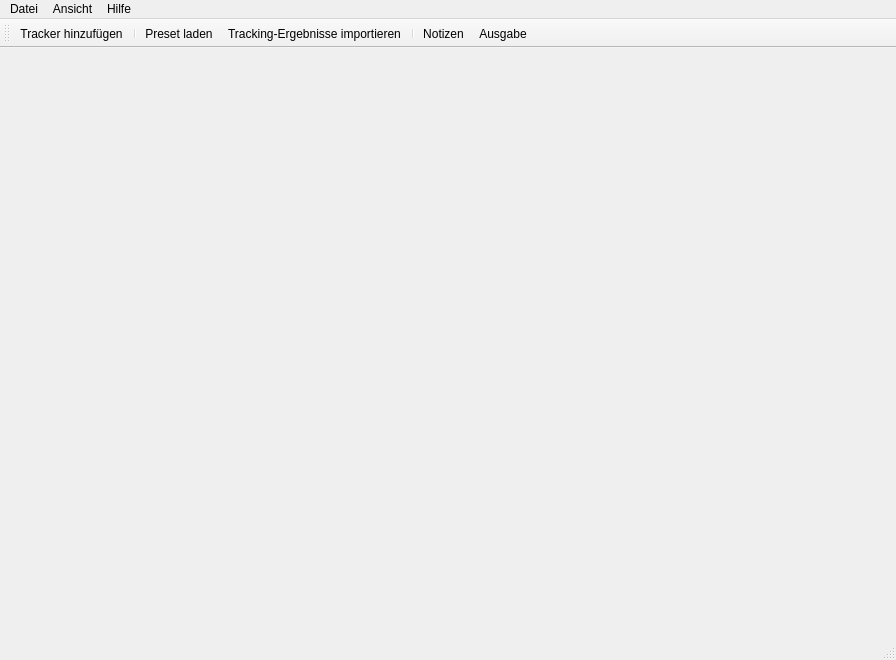
<?xml version="1.0" encoding="UTF-8"?>
<ui version="4.0">
 <class>QTTestVs10Class</class>
 <widget class="QMainWindow" name="QTTestVs10Class">
  <property name="geometry">
   <rect>
    <x>0</x>
    <y>0</y>
    <width>896</width>
    <height>660</height>
   </rect>
  </property>
  <property name="windowTitle">
   <string>PathFinder</string>
  </property>
  <property name="windowIcon">
   <iconset resource="qttestvs10.qrc">
    <normaloff>:/QTTestVs10/pathfinder.png</normaloff>:/QTTestVs10/pathfinder.png</iconset>
  </property>
  <property name="windowOpacity">
   <double>1.000000000000000</double>
  </property>
  <widget class="QWidget" name="centralWidget">
   <property name="sizePolicy">
    <sizepolicy hsizetype="Preferred" vsizetype="Preferred">
     <horstretch>0</horstretch>
     <verstretch>0</verstretch>
    </sizepolicy>
   </property>
   <layout class="QVBoxLayout" name="verticalLayout">
    <property name="spacing">
     <number>6</number>
    </property>
    <property name="margin">
     <number>0</number>
    </property>
   </layout>
  </widget>
  <widget class="QMenuBar" name="menuBar">
   <property name="geometry">
    <rect>
     <x>0</x>
     <y>0</y>
     <width>896</width>
     <height>21</height>
    </rect>
   </property>
   <widget class="QMenu" name="menuDatei">
    <property name="title">
     <string>Datei</string>
    </property>
    <addaction name="actionAddTracker"/>
    <addaction name="separator"/>
    <addaction name="actionLoadPreset"/>
    <addaction name="actionImportCSV"/>
    <addaction name="separator"/>
    <addaction name="actionResultComparer"/>
    <addaction name="actionSettings"/>
    <addaction name="separator"/>
    <addaction name="actionExit"/>
   </widget>
   <widget class="QMenu" name="menuHilfe">
    <property name="title">
     <string>Hilfe</string>
    </property>
    <addaction name="actionHelp"/>
    <addaction name="separator"/>
    <addaction name="actionAbout"/>
   </widget>
   <widget class="QMenu" name="menuAnsicht">
    <property name="title">
     <string>Ansicht</string>
    </property>
    <addaction name="actionNotes"/>
    <addaction name="actionAusgabe"/>
   </widget>
   <addaction name="menuDatei"/>
   <addaction name="menuAnsicht"/>
   <addaction name="menuHilfe"/>
  </widget>
  <widget class="QToolBar" name="mainToolBar">
   <attribute name="toolBarArea">
    <enum>TopToolBarArea</enum>
   </attribute>
   <attribute name="toolBarBreak">
    <bool>false</bool>
   </attribute>
   <addaction name="actionAddTracker"/>
   <addaction name="separator"/>
   <addaction name="actionLoadPreset"/>
   <addaction name="actionImportCSV"/>
   <addaction name="separator"/>
   <addaction name="actionNotes"/>
   <addaction name="actionAusgabe"/>
  </widget>
  <widget class="QStatusBar" name="statusBar"/>
  <action name="actionExit">
   <property name="icon">
    <iconset resource="qttestvs10.qrc">
     <normaloff>:/QTTestVs10/exit.png</normaloff>:/QTTestVs10/exit.png</iconset>
   </property>
   <property name="text">
    <string>Beenden</string>
   </property>
   <property name="toolTip">
    <string>Programm beenden</string>
   </property>
   <property name="shortcut">
    <string>Ctrl+Q</string>
   </property>
  </action>
  <action name="actionAusgabe">
   <property name="checkable">
    <bool>true</bool>
   </property>
   <property name="icon">
    <iconset resource="qttestvs10.qrc">
     <normaloff>:/QTTestVs10/ausgabe.png</normaloff>:/QTTestVs10/ausgabe.png</iconset>
   </property>
   <property name="text">
    <string>Ausgabe</string>
   </property>
   <property name="shortcut">
    <string>Alt+2</string>
   </property>
  </action>
  <action name="actionAddTracker">
   <property name="icon">
    <iconset resource="qttestvs10.qrc">
     <normaloff>:/QTTestVs10/plus.png</normaloff>:/QTTestVs10/plus.png</iconset>
   </property>
   <property name="text">
    <string>Tracker hinzufügen</string>
   </property>
   <property name="toolTip">
    <string>Erlaubt das erzeugen eines neuen Tracker-Tasks. Mehrere Tracker können parallel arbeiten.</string>
   </property>
   <property name="shortcut">
    <string>Ctrl+Alt+T</string>
   </property>
  </action>
  <action name="actionAbout">
   <property name="icon">
    <iconset resource="qttestvs10.qrc">
     <normaloff>:/QTTestVs10/pathfinder.png</normaloff>:/QTTestVs10/pathfinder.png</iconset>
   </property>
   <property name="text">
    <string>Über PathFinder</string>
   </property>
  </action>
  <action name="actionHelp">
   <property name="icon">
    <iconset resource="qttestvs10.qrc">
     <normaloff>:/QTTestVs10/help.png</normaloff>:/QTTestVs10/help.png</iconset>
   </property>
   <property name="text">
    <string>Hilfe zu PathFinder</string>
   </property>
  </action>
  <action name="actionLoadPreset">
   <property name="icon">
    <iconset resource="qttestvs10.qrc">
     <normaloff>:/QTTestVs10/importp.png</normaloff>:/QTTestVs10/importp.png</iconset>
   </property>
   <property name="text">
    <string>Preset laden</string>
   </property>
  </action>
  <action name="actionImportCSV">
   <property name="icon">
    <iconset resource="qttestvs10.qrc">
     <normaloff>:/QTTestVs10/import.png</normaloff>:/QTTestVs10/import.png</iconset>
   </property>
   <property name="text">
    <string>Tracking-Ergebnisse importieren</string>
   </property>
  </action>
  <action name="actionNotes">
   <property name="checkable">
    <bool>true</bool>
   </property>
   <property name="icon">
    <iconset resource="qttestvs10.qrc">
     <normaloff>:/QTTestVs10/notes.png</normaloff>:/QTTestVs10/notes.png</iconset>
   </property>
   <property name="text">
    <string>Notizen</string>
   </property>
  </action>
  <action name="actionSettings">
   <property name="checkable">
    <bool>true</bool>
   </property>
   <property name="icon">
    <iconset resource="qttestvs10.qrc">
     <normaloff>:/QTTestVs10/settings.png</normaloff>:/QTTestVs10/settings.png</iconset>
   </property>
   <property name="text">
    <string>Einstellungen</string>
   </property>
  </action>
  <action name="actionResultComparer">
   <property name="icon">
    <iconset resource="qttestvs10.qrc">
     <normaloff>:/QTTestVs10/tracker.png</normaloff>:/QTTestVs10/tracker.png</iconset>
   </property>
   <property name="text">
    <string>Ergebnis-Vergleich</string>
   </property>
   <property name="toolTip">
    <string>Vergleich von Ergebnissen aus verschiedenen Tracking-Vorgängen.</string>
   </property>
  </action>
 </widget>
 <layoutdefault spacing="6" margin="11"/>
 <resources>
  <include location="qttestvs10.qrc"/>
 </resources>
 <connections/>
</ui>
